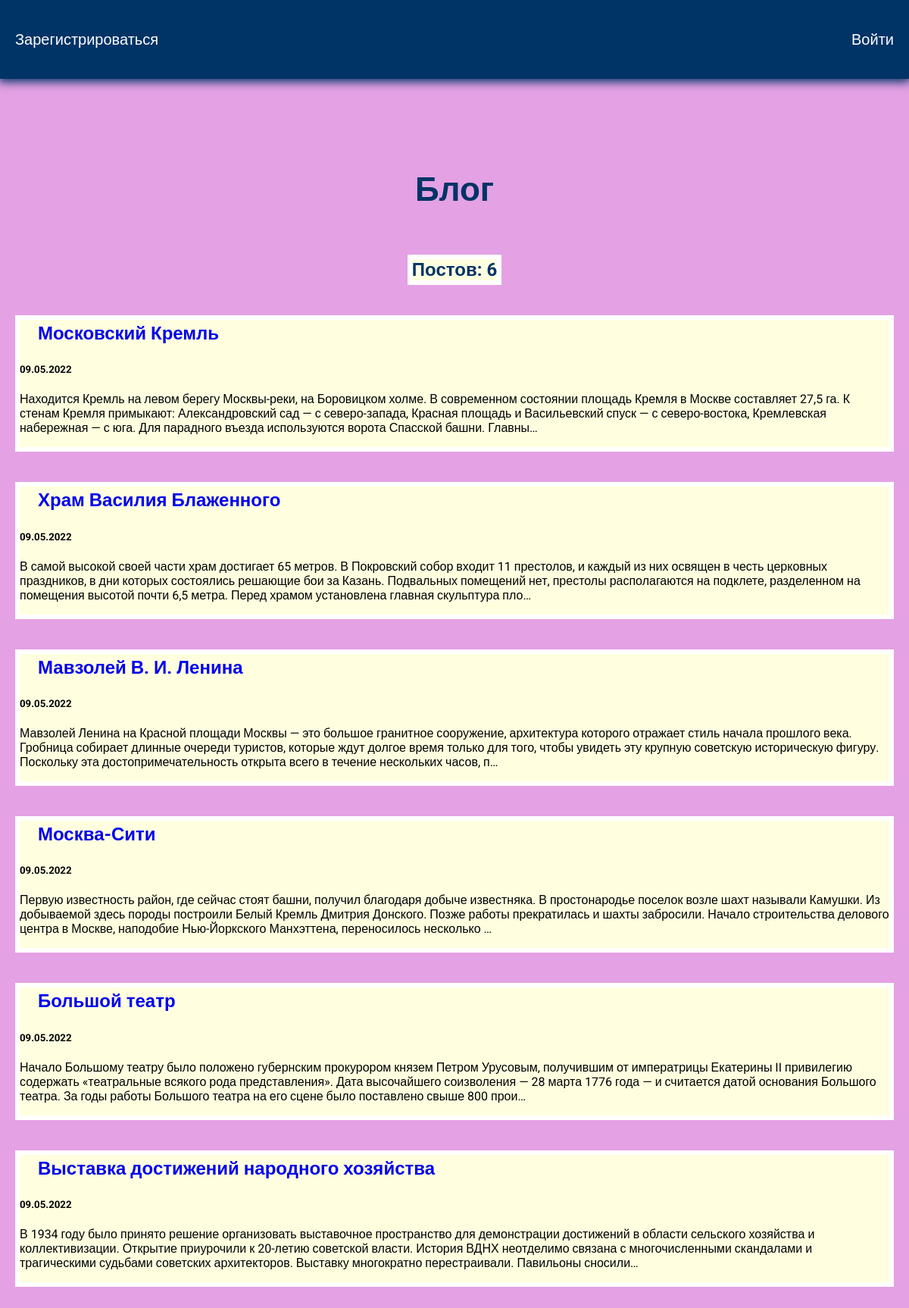
Screenshot of /blog/ with the database file from the repository.
### blog/models.py (models this page shows, shortened)
class Blog(models.Model):
    title = models.CharField(max_length=200)
    description = models.TextField()
    date = models.DateField()

### blog/views.py (the view)
# urls.py: path('', views.blogs, name='blogs'),
def blogs(request):
    blogs = Blog.objects.order_by('-date')
    return render(request, 'blog/blogs.html', {'blogs': blogs})

### blog/templates/blog/blogs.html
{% extends 'Sights/base.html' %}
{% block content %}
<h1>Блог</h1>
<h2 class="count">Постов: {{ blogs.count }}</h2>
{% for blog in blogs %}
<div class="element">
    <h2 class="top"><a href="{% url 'blog:detail' blog.id %}">{{ blog.title }}</a></h2>
    <div class="blog_text">
        <h5>{{ blog.date|date:'d.m.Y' }}</h5>
        <p>{{ blog.description|striptags|truncatechars:360 }}</p>
    </div>
</div>
{% endfor %}
{% endblock %}

### Sights/static/css/style.css (style rules this page uses)
body { background: rgb(228, 161, 228); font-family: 'Roboto', sans-serif; padding: 0; margin: 0; }
.element, .count { background: lightyellow; border: 6px solid #FFF; margin: 20px 0; }
.content h1 { text-align: center; margin: 60px 0 40px; font-size: 44px; }
a { text-decoration: none; }
h1, h2 { color: #003366; }
.top { padding: 4px 24px; margin-top: 0; background: transparent; border: none; color: #FFF; }

### rows the page displays
Blog: title "Московский Кремль", date "09.05.2022", description "Находится Кремль на левом берегу Москвы-реки, на Боровицком холме. В современном состоянии площадь Кремля в Москве составляет 27,5 га. К стенам Кремля примыкают: Александровский сад — с северо-запада, Красная площадь и Васильевский спуск — с северо-востока, Кремлевская набережная — с юга. Для парадного въезда используются ворота Спасской башни. Главны…"
Blog: title "Храм Василия Блаженного", date "09.05.2022", description "В самой высокой своей части храм достигает 65 метров. В Покровский собор входит 11 престолов, и каждый из них освящен в честь церковных праздников, в дни которых состоялись решающие бои за Казань. Подвальных помещений нет, престолы располагаются на подклете, разделенном на помещения высотой почти 6,5 метра. Перед храмом установлена главная скульптура пло…"
Blog: title "Мавзолей В. И. Ленина", date "09.05.2022", description "Мавзолей Ленина на Красной площади Москвы — это большое гранитное сооружение, архитектура которого отражает стиль начала прошлого века. Гробница собирает длинные очереди туристов, которые ждут долгое время только для того, чтобы увидеть эту крупную советскую историческую фигуру. Поскольку эта достопримечательность открыта всего в течение нескольких часов, п…"
Blog: title "Москва-Сити", date "09.05.2022", description "Первую известность район, где сейчас стоят башни, получил благодаря добыче известняка. В простонародье поселок возле шахт называли Камушки. Из добываемой здесь породы построили Белый Кремль Дмитрия Донского. Позже работы прекратилась и шахты забросили. Начало строительства делового центра в Москве, наподобие Нью-Йоркского Манхэттена, переносилось несколько …"
Blog: title "Большой театр", date "09.05.2022", description "Начало Большому театру было положено губернским прокурором князем Петром Урусовым, получившим от императрицы Екатерины II привилегию содержать «театральные всякого рода представления». Дата высочайшего соизволения — 28 марта 1776 года — и считается датой основания Большого театра. За годы работы Большого театра на его сцене было поставлено свыше 800 прои…"
Blog: title "Выставка достижений народного хозяйства", date "09.05.2022", description "В 1934 году было принято решение организовать выставочное пространство для демонстрации достижений в области сельского хозяйства и коллективизации. Открытие приурочили к 20-летию советской власти. История ВДНХ неотделимо связана с многочисленными скандалами и трагическими судьбами советских архитекторов. Выставку многократно перестраивали. Павильоны сносили…"

### other values shown
{{ blogs.count }} "6"
